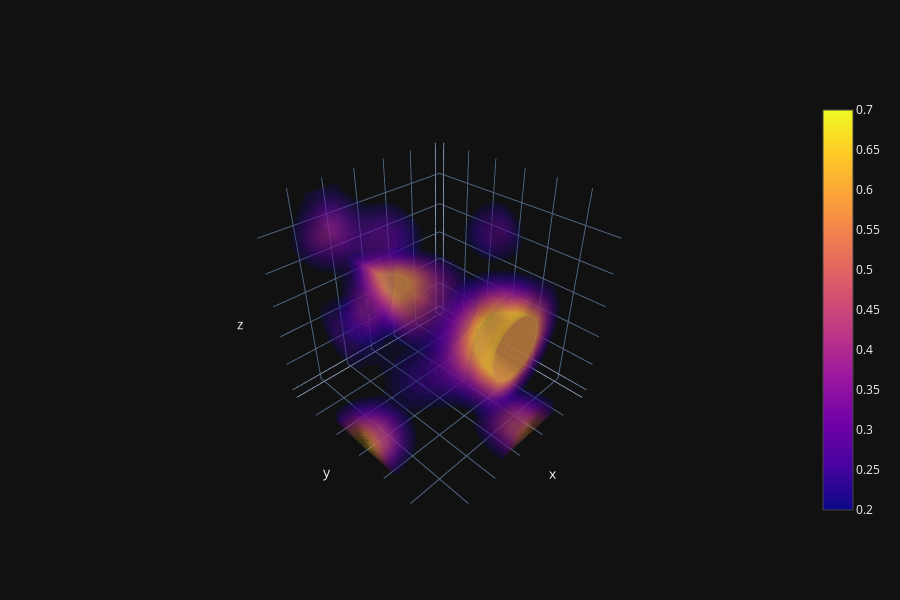

Notebook source saved alongside this figure:
### Code cell
import plotly.graph_objects as go
np.random.seed(0)
l = 30
X, Y, Z = np.mgrid[:l, :l, :l]
vol = np.zeros((l, l, l))
pts = (l * np.random.rand(3, 15)).astype(int)
vol[tuple(indices for indices in pts)] = 1
from scipy import ndimage
vol = ndimage.gaussian_filter(vol, 4)
vol /= vol.max()

fig = go.Figure(data=go.Volume(
    x=X.flatten(), y=Y.flatten(), z=Z.flatten(),
    value=vol.flatten(),
    isomin=0.2,
    isomax=0.7,
    opacity=0.1,
    surface_count=25,
    ))
fig.update_layout(scene_xaxis_showticklabels=False,
                  scene_yaxis_showticklabels=False,
                  scene_zaxis_showticklabels=False,
                  template='plotly_dark', width=900, height=600)
fig.show()

### Figure 1 — Plotly figure (JSON) as saved in the notebook; plotly's stock layout.template omitted (floating-point values rounded to 4 significant figures; data arrays with more than 128 entries replaced by an {"elided": "..."} marker saying what was removed)
{"data": [{"isomax": 0.7, "isomin": 0.2, "opacity": 0.1, "surface": {"count": 25}, "type": "volume", "value": {"elided": "27000 float values"}, "x": {"elided": "27000 int values"}, "y": {"elided": "27000 int values"}, "z": {"elided": "27000 int values"}}], "layout": {"height": 600, "scene": {"aspectmode": "auto", "aspectratio": {"x": 1.0, "y": 1.0, "z": 1.0}, "camera": {"projection": {"type": "perspective"}}, "xaxis": {"showticklabels": false, "type": "linear"}, "yaxis": {"showticklabels": false, "type": "linear"}, "zaxis": {"showticklabels": false, "type": "linear"}}, "width": 900}}
